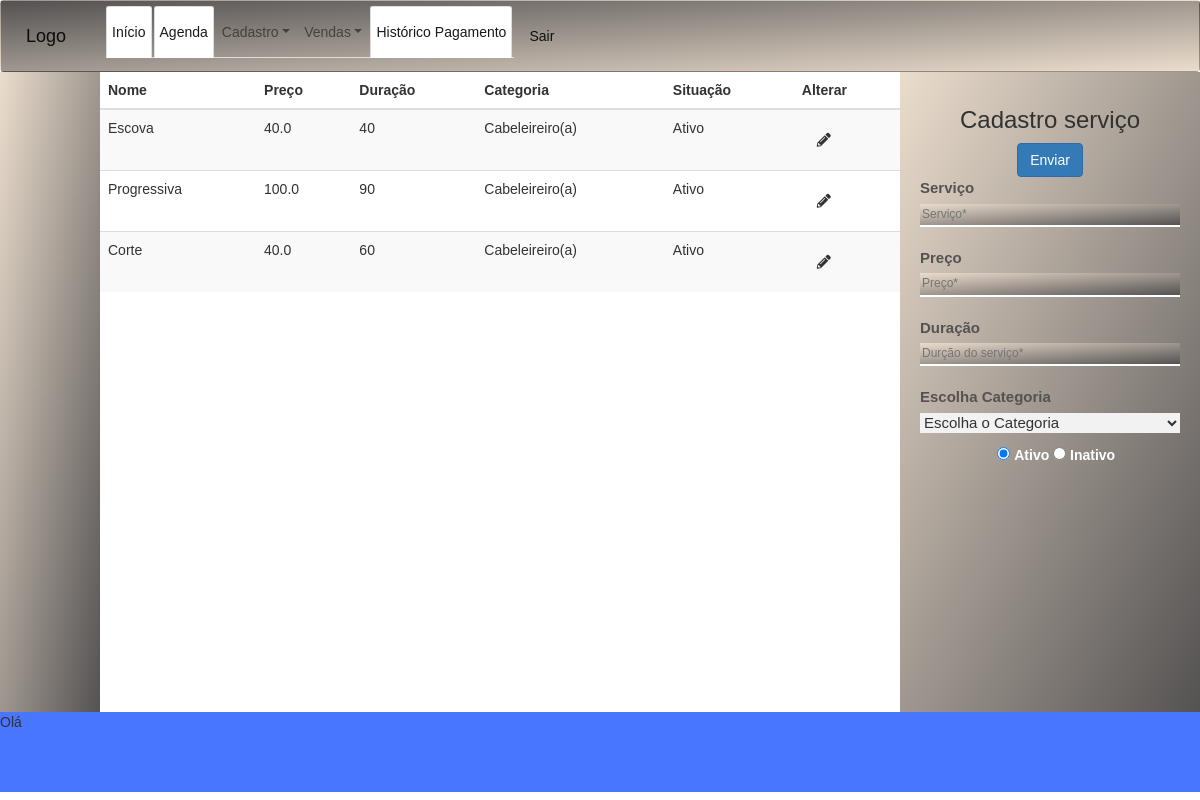
Page /servico on the earlier database version.
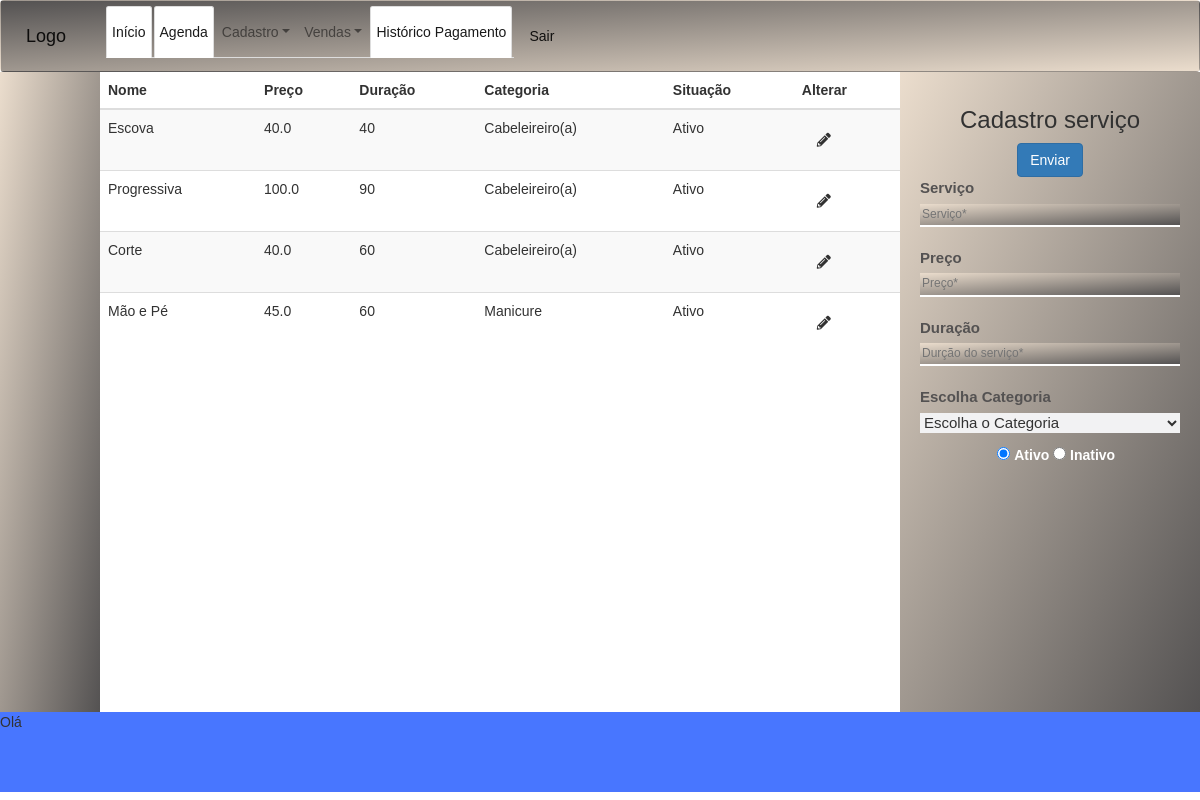
Same page on the later database version.
### tables this page shows
CREATE TABLE servico (
    id_servico INTEGER PRIMARY KEY AUTOINCREMENT,
    nome_servico VARCHAR(50) NOT NULL,
    preco_servico REAL NOT NULL,
    duracao_servico TEXT NOT NULL,
    status VARCHAR(7) NOT NULL,
    id_cargo INTEGER NOT NULL,
    FOREIGN KEY (id_cargo) REFERENCES cargo(id_cargo)
);

CREATE TABLE cargo (
    id_cargo INTEGER PRIMARY KEY AUTOINCREMENT,
    nome_cargo VARCHAR(50) NOT NULL
);

### app.py (the view)
@app.route('/servico')
def cadastro_servico():
    lista = db_listar_cargo()
    lista2 = db_listar_servico_cargo()
    return render_template('servico.html', cargo = lista, servico = lista2)

### app.py (called while the page is built)
def row_to_dict(description, row):
    if row is None: return None
    d = {}
    for i in range(0, len(row)):
        d[description[i][0]] = row[i]
    return d

def rows_to_dict(description, rows):
    result = []
    for row in rows:
        result.append(row_to_dict(description, row))
    return result

def conectar():
    return sqlite3.connect('agenda.db')

def db_listar_servico_cargo():
    with closing(conectar()) as con, closing(con.cursor()) as cur:
        cur.execute("SELECT s.nome_servico, s.preco_servico, s.duracao_servico, c.nome_cargo, s.status FROM servico as s INNER join cargo as c ON c.id_cargo = s.id_cargo")
        return rows_to_dict(cur.description, cur.fetchall())

def db_listar_cargo():
    with closing(conectar()) as con, closing(con.cursor()) as cur:
        cur.execute("SELECT id_cargo, nome_cargo FROM cargo")
        return rows_to_dict(cur.description, cur.fetchall())

### templates/servico.html (shortened to what this page needs)
{%extends 'base_admin.html'%}
{% block title %} Cadastro serviço {% endblock title %} {% block head%} {{super()}}
<link rel="stylesheet" type="text/css" href="/static/css/style-cad_funcionario.css">{% endblock head%}
{% block content %}
<table class="table table-striped">
    <thead>
        <tr>
            <th>Nome</th>
            <th>Preço</th>
            <th>Duração</th>
            <th>Categoria</th>
            <th>Situação</th>
            <th>Alterar</th>
        </tr>
    </thead>
    <tbody >
        {% for s in servico %}
        <tr>
            <td >{{s.nome_servico}}</td>
            <td>{{s.preco_servico}}</td>
            <td>{{s.duracao_servico}}</td>
            <td>{{s.nome_cargo}}</td>
            <td>{{s.status}}</td>
            <td><a href="/alterar_servico/{{s.id_servico}}"><i class="fas fa-pencil-alt"></i></a>
            </td>
        </tr>
    {% endfor %}
    </tbody>
</table>
{% endblock content %}
{% block formularios %}
    <div class="formulario">
        <form action="/add_servico" method="POST" class="text-center form-contato" class="was-validated">
            <h3 class=" ">Cadastro serviço</h3>
            <button type="submit " class="btn btn-form btn-primary ">Enviar</button>
            <label for="id_nomeservico" class="form-label">Serviço</label>
            <input type="text" id="id_nomeservico" placeholder="Serviço* " autocomplete="off" required autofocus class="input-fun" name="nome">
            <label for="id_preco" class="form-label">Preço</label>
            <input type="number" min="0" max="100" step=".01" id="id_preco" placeholder="Preço* " autocomplete="off" required autofocus class="input-fun" name="preco">
            <label for="id_duracao " class="form-label ">Duração</label>
            <input type="number" id="id_duracao" placeholder="Durção do serviço* " autocomplete="off" required autofocus class="input-fun" name="duracao">
            <div class="mb-3">
                <label for="id_funcionario" class="form-label">Escolha Categoria</label>
                <select name="id_cargo" id="id_cargo">
                    <option required value="escolha">Escolha o Categoria</option>
                </select>
            </div>
            <div class="form-check">
                <input type="radio" id="id_status" name="status" checked="yes" value="Ativo">
                <label class="form-check-label" for="exampleRadios1">
                  Ativo
                </label>
                <input type="radio" id="id_status" name="status" value="Inativo">
                <label class="form-check-label" for="exampleRadios1">
                  Inativo
                </label>
            </div>
        </form>
    </div>
{% endblock formularios %}

Differences in the rows shown:
added servico: nome_servico "Mão e Pé", preco_servico "45.0", duracao_servico "60", nome_cargo "Manicure", status "Ativo"
